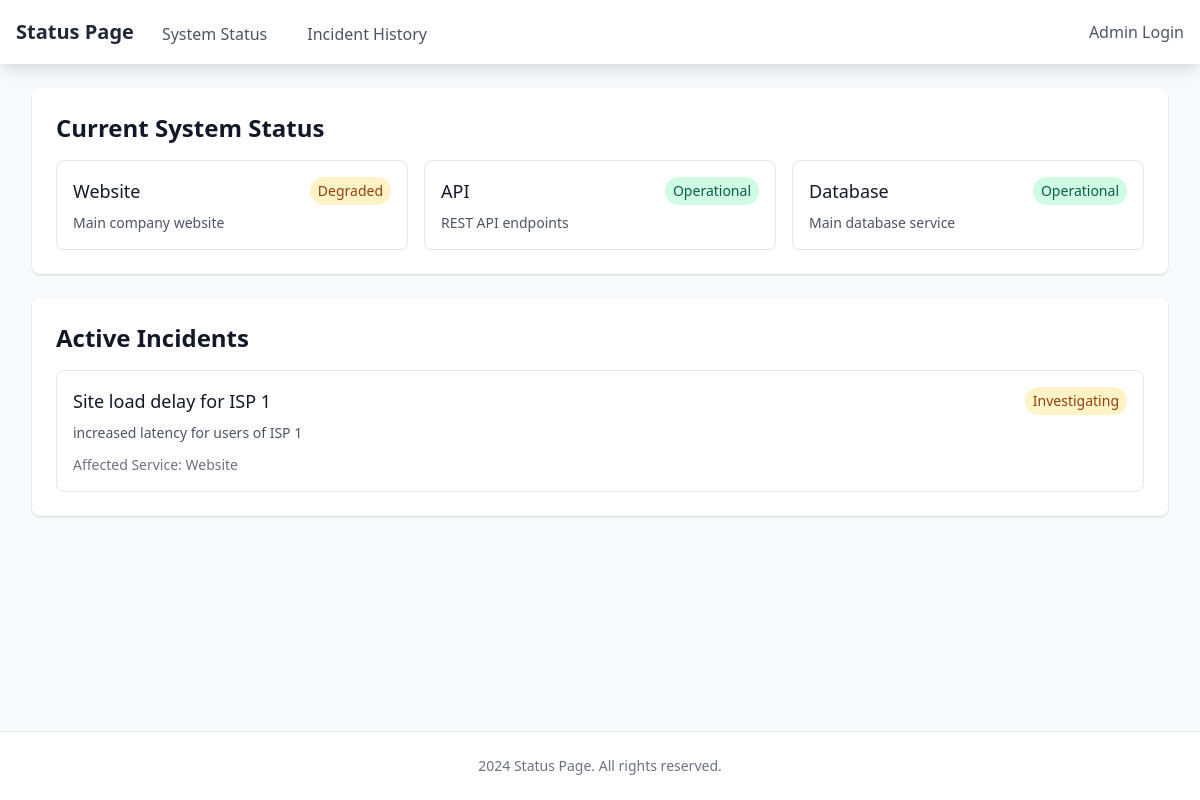
Before: / with the older database file.
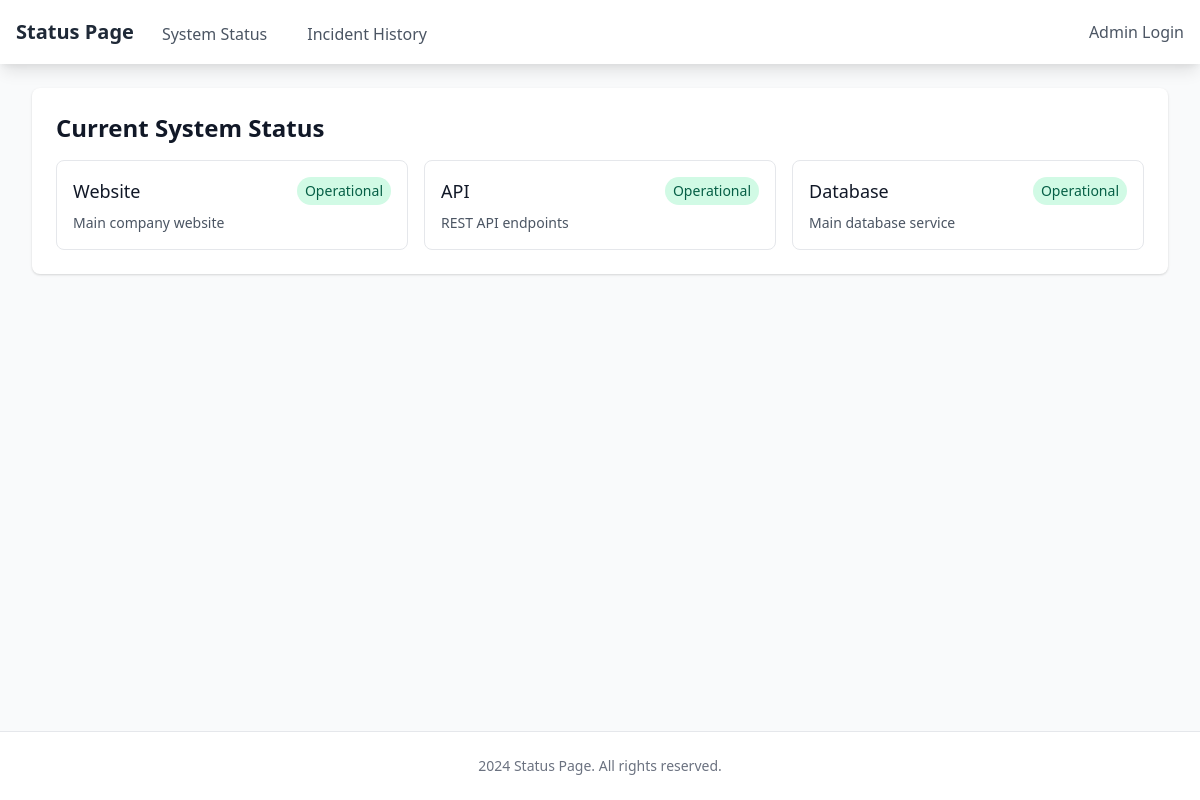
After: the same page with the newer database file.
### app/models.py (models this page shows)
class Service(db.Model):
    id = db.Column(db.Integer, primary_key=True)
    name = db.Column(db.String(100), nullable=False)
    description = db.Column(db.Text)
    status = db.Column(db.String(20), default='operational')  # operational, degraded, outage
    created_at = db.Column(db.DateTime, default=datetime.utcnow)
    incidents = db.relationship('Incident', backref='service', lazy=True)

class Incident(db.Model):
    id = db.Column(db.Integer, primary_key=True)
    service_id = db.Column(db.Integer, db.ForeignKey('service.id'), nullable=False)
    title = db.Column(db.String(200), nullable=False)
    description = db.Column(db.Text)
    status = db.Column(db.String(20), default='investigating')  # investigating, identified, monitoring, resolved
    created_at = db.Column(db.DateTime, default=datetime.utcnow)
    updated_at = db.Column(db.DateTime, default=datetime.utcnow, onupdate=datetime.utcnow)
    updates = db.relationship('IncidentUpdate', backref='incident', lazy=True)

### app/routes/public.py (the view)
@bp.route('/')
def index():
    services = Service.query.all()
    active_incidents = Incident.query.filter(
        Incident.status != 'resolved'
    ).order_by(Incident.created_at.desc()).all()
    return render_template('public/index.html', services=services, active_incidents=active_incidents)

### app/__init__.py (called while the page is built)
def create_app(config_class=Config):
    app = Flask(__name__)
    app.config.from_object(config_class)
    db.init_app(app)
    login_manager.init_app(app)
    migrate.init_app(app, db)
    login_manager.login_view = 'admin.login'
    login_manager.login_message_category = 'info'
    @app.context_processor
    def inject_year():
        return {'current_year': datetime.utcnow().year}
    from app.routes import admin, public
    app.register_blueprint(admin.bp)
    app.register_blueprint(public.bp)
    return app

### app/templates/public/index.html (shortened to what this page needs)
{% extends "base.html" %}
{% block content %}
<div class="space-y-6">
    <div class="bg-white shadow rounded-lg p-6">
        <h2 class="text-2xl font-bold text-gray-900 mb-4">Current System Status</h2>
        <div class="grid gap-4 md:grid-cols-2 lg:grid-cols-3">
            {% for service in services %}
            <div class="border rounded-lg p-4">
                <div class="flex items-center justify-between">
                    <h3 class="text-lg font-medium text-gray-900">{{ service.name }}</h3>
                    <span class="px-2 py-1 text-sm rounded-full
                        {% if service.status == 'operational' %}
                            bg-green-100 text-green-800
                        {% elif service.status == 'degraded' %}
                            bg-yellow-100 text-yellow-800
                        {% else %}
                            bg-red-100 text-red-800
                        {% endif %}">
                        {{ service.status|title }}
                    </span>
                </div>
                {% if service.description %}
                <p class="mt-2 text-sm text-gray-600">{{ service.description }}</p>
                {% endif %}
            </div>
            {% endfor %}
        </div>
    </div>
    {% if active_incidents %}
    <div class="bg-white shadow rounded-lg p-6">
        <h2 class="text-2xl font-bold text-gray-900 mb-4">Active Incidents</h2>
        <div class="space-y-4">
            {% for incident in active_incidents %}
            <div class="border rounded-lg p-4">
                <div class="flex items-center justify-between">
                    <h3 class="text-lg font-medium text-gray-900">{{ incident.title }}</h3>
                    <span class="px-2 py-1 text-sm rounded-full
                        {% if incident.status == 'investigating' %}
                            bg-yellow-100 text-yellow-800
                        {% elif incident.status == 'identified' %}
                            bg-blue-100 text-blue-800
                        {% elif incident.status == 'monitoring' %}
                            bg-purple-100 text-purple-800
                        {% endif %}">
                        {{ incident.status|title }}
                    </span>
                </div>
                <p class="mt-2 text-sm text-gray-600">{{ incident.description }}</p>
                <div class="mt-3 text-sm text-gray-500">
                    Affected Service: {{ incident.service.name }}
                </div>
            </div>
            {% endfor %}
        </div>
    </div>
    {% endif %}
</div>
{% endblock %}

Changed rows visible on the page:
no longer on this page (row edited): Incident: title "Site load delay for ISP 1", status "Investigating", description "increased latency for users of ISP 1", service.name "Website"
changed Service "Website": status "Degraded" → "Operational"
Other visible differences:
text no longer shown: "Active Incidents"
